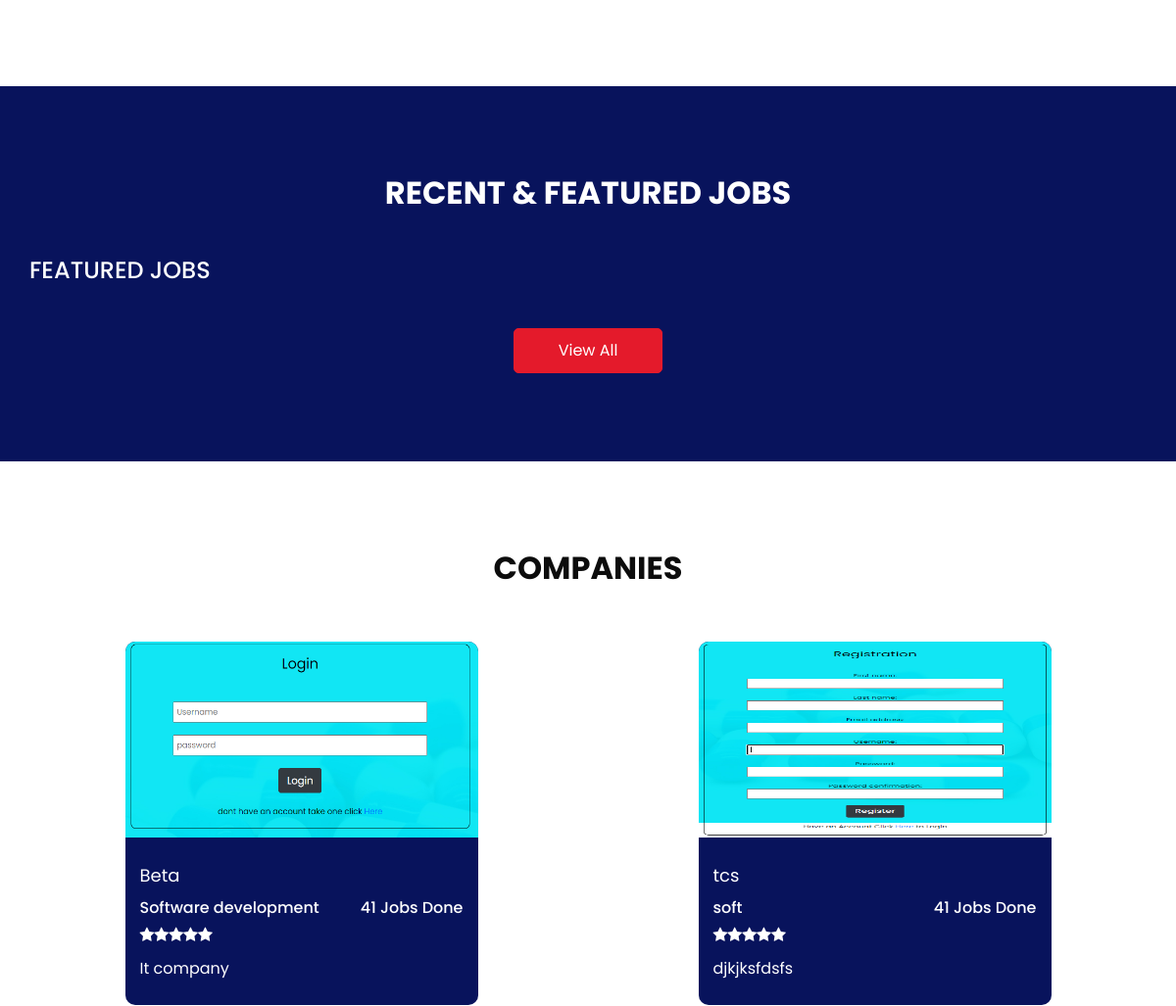
/ (middle part), run on an earlier commit of the app's database.
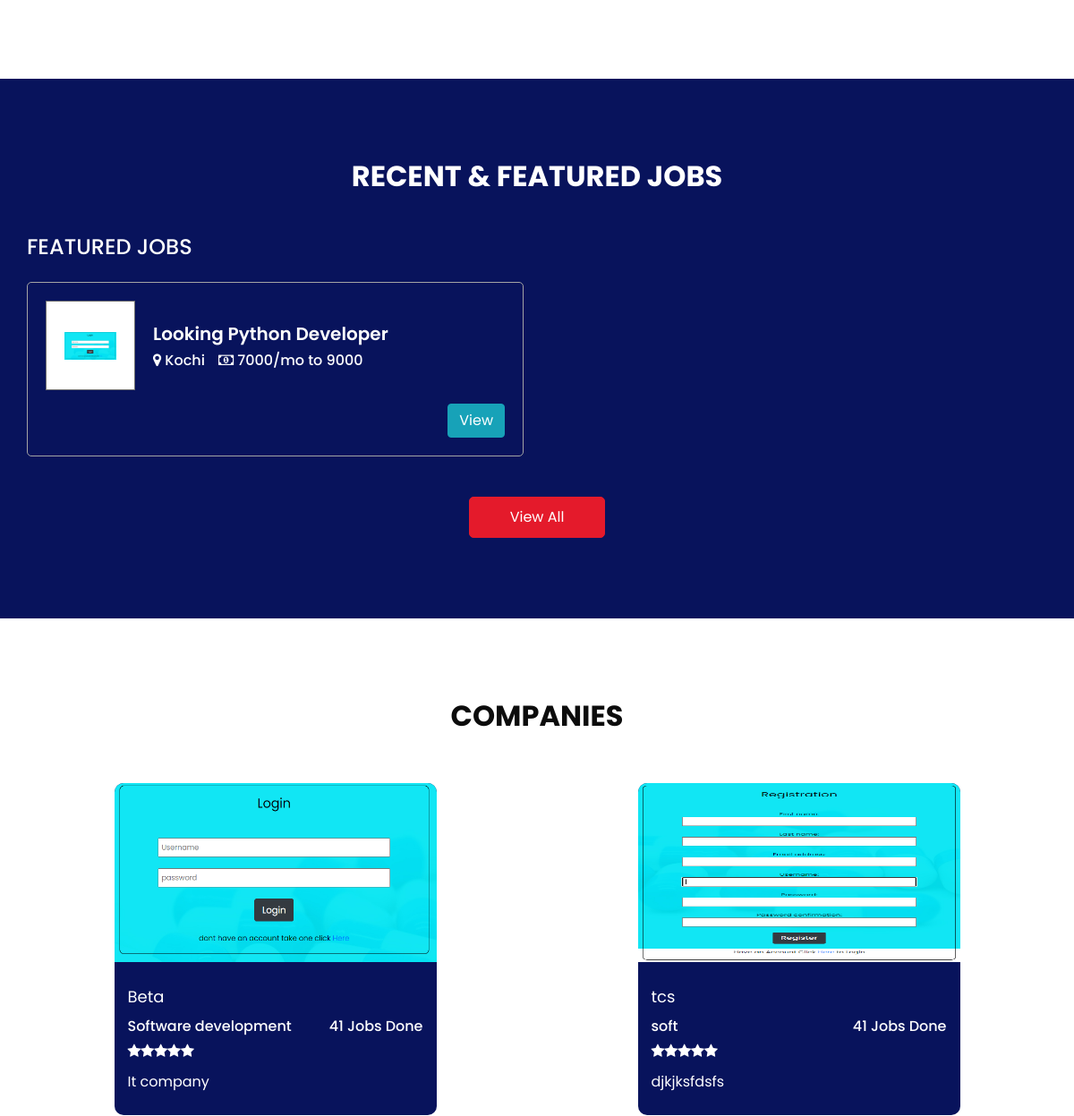
And on a later commit of the database.
### Home/models.py (models this page shows, shortened)
class RecruiterData(models.Model):
    user = models.ForeignKey(User,on_delete = models.CASCADE)
    profile = models.CharField(max_length = 255)
    conmpany_logo_or_photo = models.FileField(upload_to="company_photo")
    field_of_work = models.CharField(max_length = 255)
    approval_status  = models.BooleanField(default = False)

### careers/models.py (models this page shows, shortened)
class Joblist(models.Model):
    options = (("Software","Software"),("IT","IT"),("Technical","Technical"),("Accounts","Accounts"),("Mamagement","Management"),("HR","HR"),("Marketing","Marketing"),("Other","Other"))
    Job_title = models.CharField(max_length = 255)
    job_category = models.CharField(max_length = 255,choices = options,null = True,blank = True)
    job_description = models.CharField(max_length = 255)
    Salary_start = models.IntegerField()
    Salary_end = models.IntegerField()
    Location = models.CharField(max_length = 255)
    mode_of_work = models.CharField(max_length = 255 , choices = (("Full time","Full time"),("Part Time","Part Time"),("Trainee","Trainee")))
    approval_status = models.BooleanField(default = False)
    recruiter = models.ForeignKey(User, on_delete = models.CASCADE, null=True, blank = True)
    company_profile = models.ForeignKey(RecruiterData, on_delete = models.CASCADE, null=True, blank = True)

### Home/decorators.py (the view)
    def wrapper_func(request,*args,**kwargs):
        if request.user.is_authenticated:
            return redirect('Index')
        else:
            return view_func(request,*args,**kwargs)

### Home/views.py (called while the page is built)
@unautenticated_user
def Home(request):
    recruiter = RecruiterData.objects.filter(approval_status = True)
    jobs = Joblist.objects.filter(approval_status = True)
    context = {
        "companies":recruiter,
        "jobs":jobs
    }
    return render(request,'index.html',context)

### templates/index.html (shortened to what this page needs)
<!DOCTYPE html>
{% load static %}
<html>
<head>
  <link rel="stylesheet" type="text/css" href="{%static 'css/bootstrap.css' %}" />
  <link href="{%static 'css/font-awesome.min.css' %}" rel="stylesheet" />
  <link rel="stylesheet" href="https://cdnjs.cloudflare.com/ajax/libs/jquery-nice-select/1.1.0/css/nice-select.min.css" />
  <link href="{%static 'css/style.css' %}" rel="stylesheet" />
  <link href="{%static 'css/responsive.css' %}" rel="stylesheet" />
</head>
<body>
    {% block content %}
  <section class="about_section layout_padding" id="about">
  </section>
  <section class="job_section layout_padding" id="jobs">
    <div class="container">
      <div class="heading_container heading_center">
        <h2>
          RECENT & FEATURED JOBS
        </h2>
      </div>
      <div class="job_container">
        <h4 class="job_heading">
          Featured Jobs
        </h4>
        <div class="row">
        {% for job in jobs %}
          <div class="col-lg-6">
            <div class="box">
              <div class="job_content-box">
                <div class="img-box">
                  <img src="{{job.company_profile.conmpany_logo_or_photo.url}}" style="background-size: contain;" alt="">
                </div>
                <div class="detail-box">
                  <h5>
                    Looking {{job.Job_title}}
                  </h5>
                  <div class="detail-info">
                    <h6>
                      <i class="fa fa-map-marker" aria-hidden="true"></i>
                      <span>
                        {{job.Location}}
                      </span>
                    </h6>
                    <h6>
                      <i class="fa fa-money" aria-hidden="true"></i>
                      <span>
                        {{job.Salary_start}}/mo to {{job.Salary_end}}
                      </span>
                    </h6>
                  </div>
                </div>
              </div>
              <div class="option-box">
                <a href="" class="btn btn-info">
                  View
                </a>
              </div>
            </div>
          </div>
          {% endfor %}
        </div>
      </div>
      <div class="btn-box">
        <a href="">
          View All
        </a>
      </div>
    </div>
  </section>
  <section class="expert_section layout_padding" id="company">
    <div class="container">
      <div class="heading_container heading_center">
        <h2>
          Companies
        </h2>
      </div>
      <div class="row">
      {% for company in companies %}
      <a href="{%url 'ComapnyView' company.id%}" style="text-decoration: none;">
        <div class="col-md-6 col-lg-4 mx-auto">
          <div class="box">
            <div class="img-box">
              <img src="{{company.conmpany_logo_or_photo.url}}" style="height:200px" alt="">
            </div>
            <div class="detail-box">
              <a href="">
                {{company.user.first_name}}
              </a>
              <h6 class="expert_position">
                <span>
                  {{company.field_of_work}}
                </span>
                <span>
                  41 Jobs Done
                </span>
              </h6>
              <span class="expert_rating">
                <i class="fa fa-star" aria-hidden="true"></i>
                <i class="fa fa-star" aria-hidden="true"></i>
                <i class="fa fa-star" aria-hidden="true"></i>
                <i class="fa fa-star" aria-hidden="true"></i>
                <i class="fa fa-star" aria-hidden="true"></i>
              </span>
              <p>
                {{company.profile}}
              </p>
            </div>
          </div>
        </div>
      </a>
      {% endfor %}
      </div>
    </div>
  </section>
    {% endblock  %}
</body>
</html>

What changed in the data, as far as the page shows it:
now on this page (row edited): Joblist: company_profile.conmpany_logo_or_photo (picture), Job_title "Python Developer", Location "Kochi", Salary_start "7000", Salary_end "9000"
